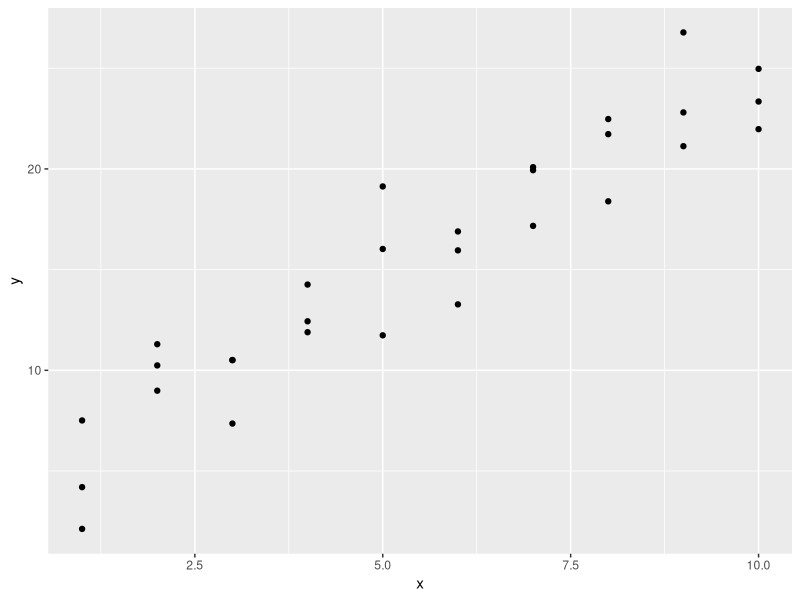
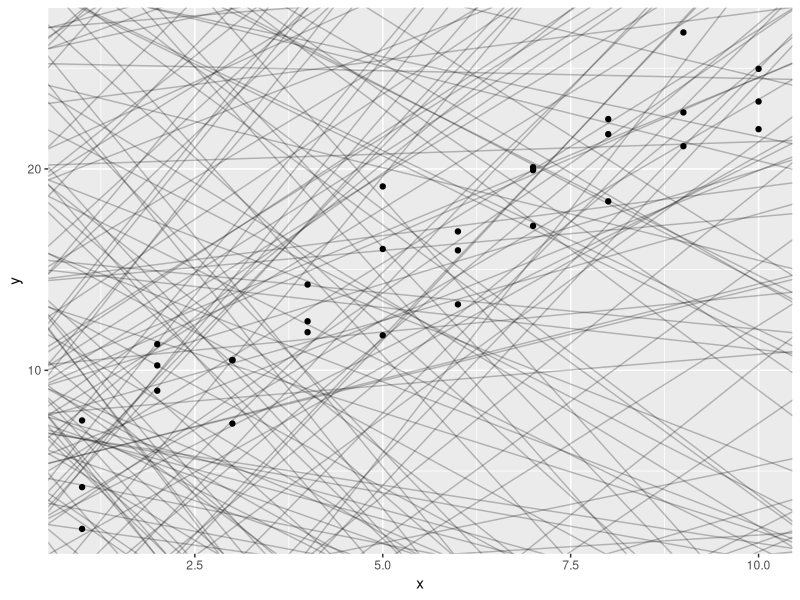
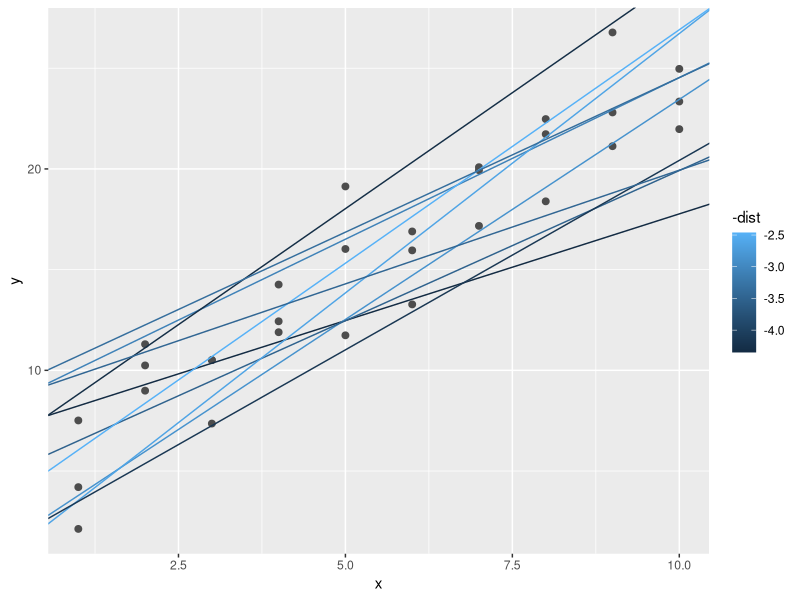
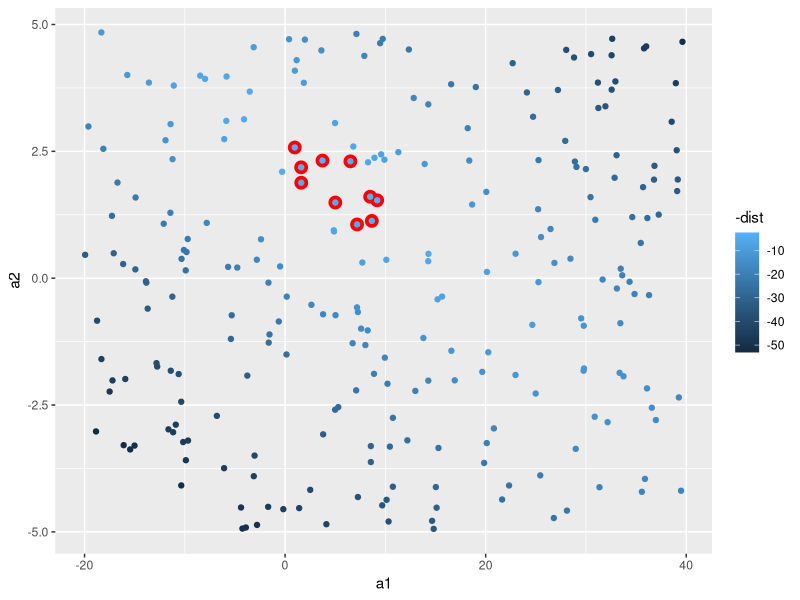
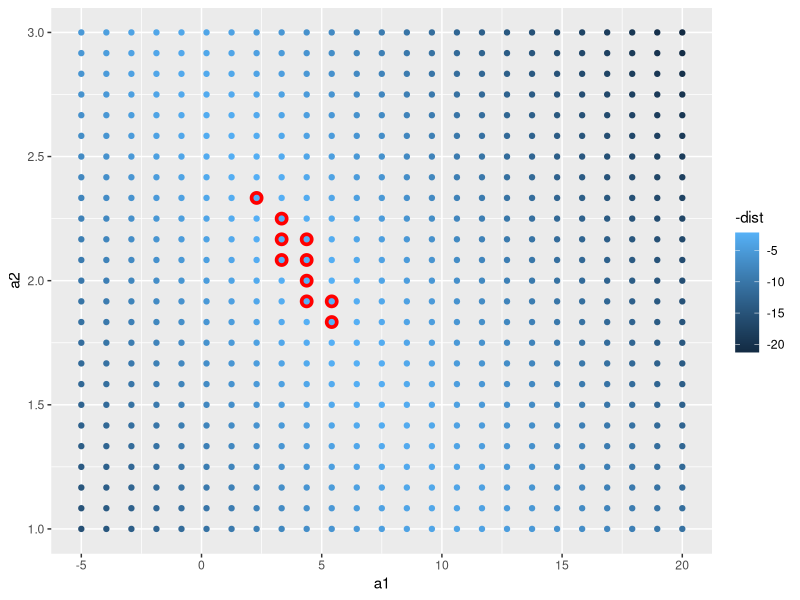
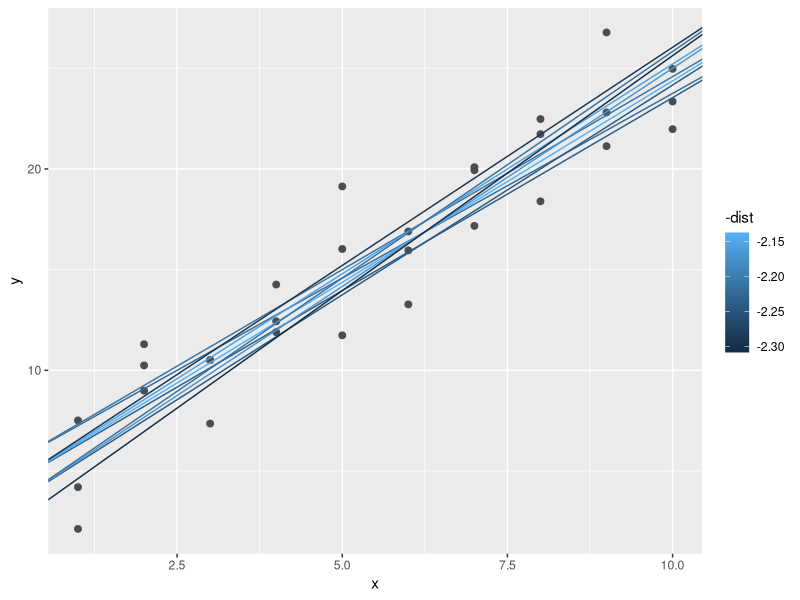
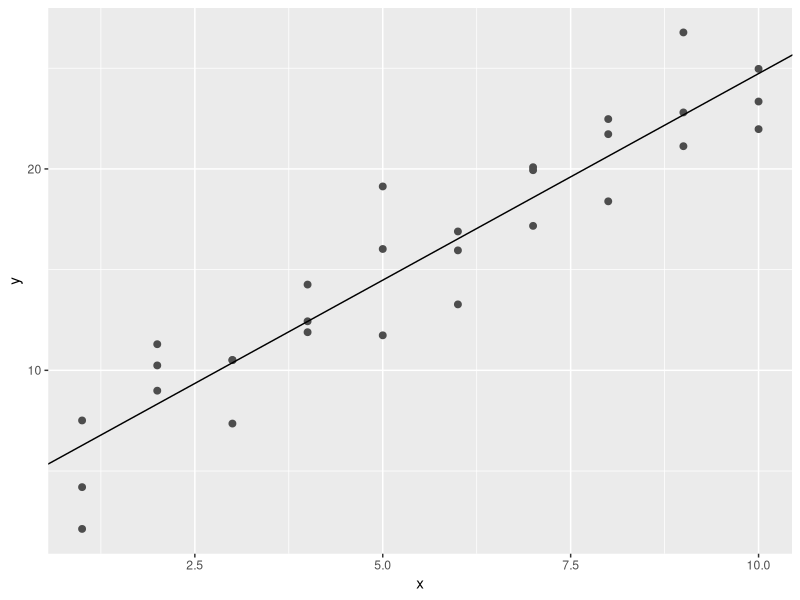
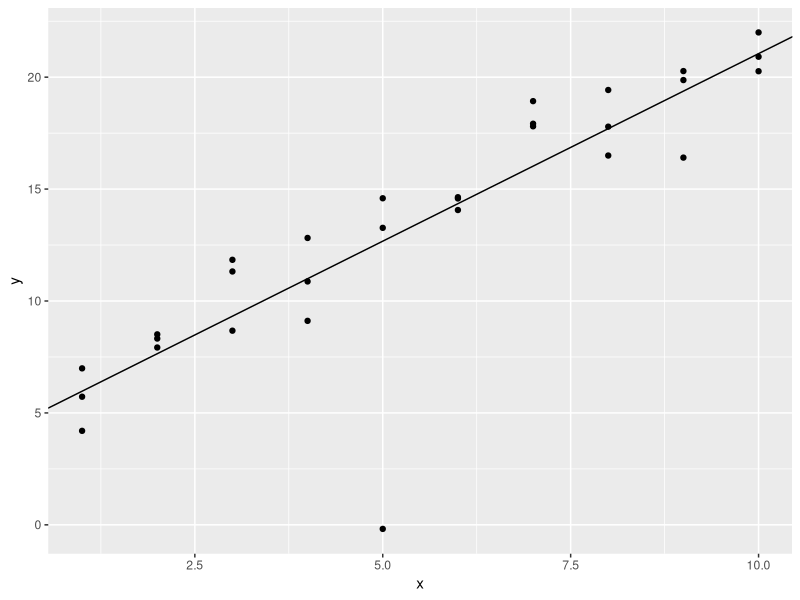

These figures' R source, in order: (Note: this script raises an error after producing the figures.)
library(tidyverse)
library(modelr)
options(na.action = na.warn)

ggplot(sim1, aes(x, y)) +
  geom_point()

#randomly generate models
models <- tibble(
  a1 = runif(250, -20, 40),
  a2 = runif(250, -5, 5)
)

ggplot(sim1, aes(x, y)) +
  geom_abline(
    aes(intercept = a1, slope = a2),
    data = models, alpha = 1/4
) +
  geom_point()

#model y prediction (linear slope)
model1 <- function(a, data) {
  a[1] + data$x * a[2]
}

model1(c(7, 1.5), sim1)

#rms'ing it
measure_distance <- function(mod, data) {
  diff <- data$y - model1(mod, data)
  sqrt(mean(diff ^2))
}
measure_distance(c(7, 1.5), sim1)

#helper function to run modelling across lots of models
sim1_dist <- function(a1, a2) {
  measure_distance(c(a1, a2), sim1)
}

models <- models %>% 
  mutate(dist = purrr::map2_dbl(a1, a2, sim1_dist))
models

#overlay top 10 best models
ggplot(sim1, aes(x, y)) +
  geom_point(size = 2, color = "grey30") +
  geom_abline(
    aes(intercept = a1, slope = a2, color = -dist),
    data = filter(models, rank(dist) <= 10)
  )

#show models and distance
ggplot(models, aes(a1, a2)) +
  geom_point(
    data = filter(models, rank(dist) <= 10),
    size = 4, color = "red"
  ) +
  geom_point(aes(color = -dist))

##doing a grid version
grid <- expand.grid(
  a1 = seq(-5, 20, length = 25),
  a2 = seq(1, 3, length = 25)
) %>% 
  mutate(dist = purrr::map2_dbl(a1, a2, sim1_dist))

grid %>% 
  ggplot(aes(a1, a2)) +
  geom_point(
    data = filter(grid, rank(dist) <= 10),
    size = 4, color = "red"
  ) +
  geom_point(aes(color = -dist))

#overlay back onto data
ggplot(sim1, aes(x, y)) +
  geom_point(size = 2, color = "grey30") +
  geom_abline(
    aes(intercept = a1, slope = a2, color = -dist),
    data = filter(grid, rank(dist) <= 10)
  )

#optimisation of model using Newton-Raphson
best <- optim(c(0, 0), measure_distance, data = sim1)
best$par

ggplot(sim1, aes(x, y)) +
  geom_point(size = 2, color = "grey30") +
  geom_abline(intercept = best$par[1], slope = best$par[2])

##using lm
sim1_mod <- lm(y ~ x, data = sim1)
coef(sim1_mod)

#exercises p 353
#1
sim1a <- tibble(
  x = rep(1:10, each = 3),
  y = x * 1.5 + 6 + rt(length(x), df = 2)
)
sim1a_mod <- lm(y ~ x, data = sim1a)
sim1a_coef <- coef(sim1a_mod)

ggplot(sim1a, aes(x, y)) +
  geom_point() +
  geom_abline(intercept = sim1a_coef[1], slope = sim1a_coef[2])
#outliers do affect the slope

#2
#ame ing it
#model y prediction (linear slope)
make_prediction <- function(a, data) {
  a[1] + data$x * a[2]
}

measure_distance <- function(mod, data) {
  diff <- data$y - make_prediction(mod, data)
  mean(abs(diff))
}
best <- optim(c(0, 0), measure_distance, data = sim1a)

ggplot(sim1a, aes(x, y)) +
  geom_point() +
  geom_abline(intercept = sim1a_coef[1], slope = sim1a_coef[2]) +
  geom_abline(intercept = best$par[1], slope = best$par[2], colour="red",size=2)

#3
#a third dimension - where one vaue is essentially dependent on another and will be different dependent on what one of the two (x^0) variables is allocated
#so an infinite number of combinations with the two values

#visualising models
#grid of values
grid <- sim1 %>% 
  data_grid(x)
grid
sim1

grid <- grid %>% 
  add_predictions(sim1_mod)
grid

ggplot(sim1, aes(x)) +
  geom_point(aes(y = y)) +
  geom_line(
    aes(y = pred),
    data = grid,
    color = "red",
    size = 1
  )

##residuals
sim1_res <- sim1 %>%
  add_residuals(sim1_mod)
sim1_res

ggplot(sim1_res, aes(resid)) +
  geom_freqpoly(binwidth = 0.5)

#recreating plot with residuals
ggplot(sim1_res, aes(x, resid)) +
  geom_ref_line(h = 0) +
  geom_point()

#ex pe 358
#1
loess_mod <- loess(y ~ x, data = sim1)
grid <- sim1 %>% 
  add_predictions(loess_mod)
grid
ggplot(grid) +
  geom_point(aes(x, y)) +
  geom_line(aes(x, pred, color='red')) +
  geom_smooth(aes(x, y, color="blue"))
###it looks like the prediction with loess is the same as geom_smooth

linear_mod <- lm(y ~ x, data = sim1)
grid2 <- sim1 %>% 
  add_predictions(linear_mod)
grid2
ggplot(grid2) +
  geom_point(aes(x, y)) +
  geom_line(aes(x, pred, color='red')) +
  geom_smooth(aes(x, y, color="blue"))

#2
?add_predictions
?gather_predictions

grid3 <- sim1 %>% 
  spread_predictions(loess_mod, linear_mod)
grid3

grid4 <- sim1 %>% 
  gather_predictions(loess_mod, linear_mod)
grid4

#3
?geom_ref_line
ggplot(grid2) +
  geom_point(aes(x, y)) +
  geom_line(aes(x, pred, color='red')) +
  geom_ref_line(h = 15)

grid2a <- grid2 %>% 
  add_residuals(loess_mod)
grid2a
ggplot(grid2a) +
  geom_point(aes(x, resid)) +
  geom_ref_line(h=0)

#4
ggplot(grid2a) +
  geom_freqpoly(aes(resid))

#formulas
#model matrix shows the conversion of formula to function
df <- tribble(
  ~y,   ~x1,    ~x2,
  4,      2,     5,
  5,      1,     6
)
model_matrix(df, y ~ x1)

#explicity drop column using -1
model_matrix(df, y ~ x1 - 1)
model_matrix(df, y~x1 + x2)

df <- tribble(
  ~ sex,  ~ response,
  "male",   1,
  "female", 2,
  "male",   1
)
model_matrix(df, response ~ sex)

#sim2 dataset
ggplot(sim2) +
  geom_point(aes(x, y))

mod2 <- lm(y ~ x, data = sim2)
grid <- sim2 %>% 
  data_grid(x) %>% 
  add_predictions(mod2)
grid

#visualise predictions
ggplot(sim2, aes(x)) +
  geom_point(aes(y = y)) +
  geom_point(
    data = grid,
    aes(y = pred),
    color = "red",
    size = 4
  )

#you cannot make predictions about levels that you didn't observe
tibble(x= "e") %>% 
  add_predictions(mod2)

#continuous + categorical
ggplot(sim3, aes(x1, y)) +
  geom_point(aes(color = x2))

sim3

#independent model
mod1 <- lm(y ~ x1 + x2, data = sim3)
#interaction model
mod2 <- lm(y ~ x1 * x2, data = sim3)

grid <- sim3 %>% 
  data_grid(x1, x2) %>% 
  gather_predictions(mod1, mod2)
grid

ggplot(sim3, aes(x1, y, color = x2)) +
  geom_point() +
  geom_line(data = grid, aes(y = pred)) +
  facet_wrap(~ model)

#map residuals
sim3 <- sim3 %>% 
  gather_residuals(mod1, mod2)

ggplot(sim3, aes(x1, resid, color = x2)) +
  geom_point() +
  facet_grid(model ~ x2)

#continuous interaction
#independent model
mod1 <- lm(y ~ x1 + x2, data = sim4)
#interaction model
mod2 <- lm(y ~ x1 * x2, data = sim4)

grid <- sim4 %>% 
  data_grid(
    x1 = seq_range(x1, 5), 
    x2 = seq_range(x2, 5)) %>% 
  gather_predictions(mod1, mod2)
grid

###seq range interesting values
seq_range(c(0.0123, 0.923423), n = 5)
seq_range(c(0.0123, 0.923423), n = 5, pretty=TRUE)

x1 <- rcauchy(100)
seq_range(x1, n = 5)
seq_range(x1, n = 5, trim = 0.1)
seq_range(x1, n = 5, trim = 0.25)
seq_range(x1, n = 5, trim = 0.5)

x2 <- c(0, 1)
seq_range(x2, n = 5)
seq_range(x2, n = 5, expand = 0.1)
seq_range(x2, n = 5, expand = 0.25)
seq_range(x1, n = 5, expand = 0.5)

#visualize: not so wonderful
ggplot(grid, aes(x1, x2)) +
  geom_tile(aes(fill = pred)) +
  facet_wrap(~ model)
#better - take slices (groups)
ggplot(grid, aes(x1, pred, color = x2, group = x2)) +
  geom_line() +
  facet_wrap(~ model)

ggplot(grid, aes(x2, pred, color = x1, group = x1)) +
  geom_line() +
  facet_wrap(~ model)

#transformations
df <- tribble(
  ~y, ~x,
  1,  1, 
  2,  2, 
  3,  3
)

#interprets as multi variables, which are actually the same and weeds out redundancies
model_matrix(df, y ~ x^2 + x)
#interprets as transformation
model_matrix(df, y ~ I(x^2) + x)

#poly function
model_matrix(df, y ~ poly(x, 2))

#natural splines
library(splines)
model_matrix(df, y ~ ns(x, 2))

#example of approximating non-linear system
sim5 <- tibble(
  x = seq(0, 3.5 * pi, length = 50),
  y = 4 * sin(x) + rnorm(length(x))
)

ggplot(sim5, aes(x, y)) +
  geom_point()

#fit to data
mod1 <- lm(y ~ ns(x, 1), data = sim5)
mod2 <- lm(y ~ ns(x, 2), data = sim5)
mod3 <- lm(y ~ ns(x, 3), data = sim5)
mod4 <- lm(y ~ ns(x, 4), data = sim5)
mod5 <- lm(y ~ ns(x, 5), data = sim5)

grid <- sim5 %>% 
  data_grid(x = seq_range(x, n = 50, expand = 0.1)) %>% 
  gather_predictions(mod1, mod2, mod3, mod4, mod5, .pred = "y")

ggplot(sim5, aes(x, y)) +
  geom_point() +
  geom_line(data = grid, color = "red") +
  facet_wrap(~ model)
# extrapolation outside data range is very bad!
